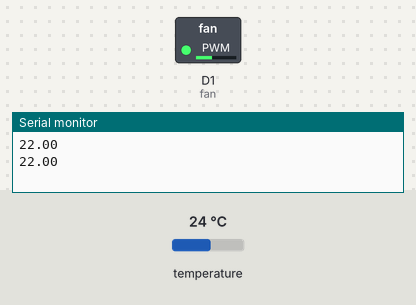
The sketch below on a simulated ESP8266 (NodeMCU). Parts: switched loads named in the sketch (green lamp = pin HIGH), the last lines printed to the serial monitor. The test bench sets the inputs (shaded band); at power-on: temperature 24 °C.

Above: at 2.3 s.
2.4 s: temperature set to 28 °C
At 4.2 s:
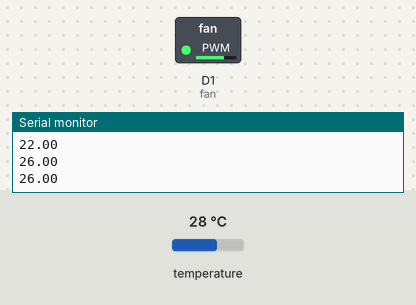
4.5 s: temperature set to 33 °C
At 4.9 s:
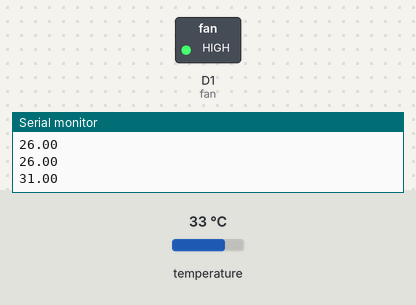
Timing chart, 0 to 7.5 s (numbered marks = the images above; inputs shaded):
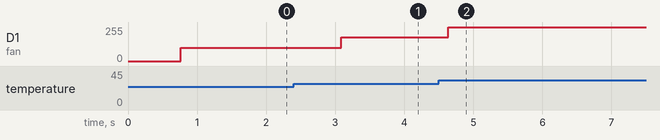

Measured:
- after the input at 2.4 s, D1 (fan): 101/255 → 178/255 after 0.69 s
- after the input at 4.5 s, D1 (fan): 178/255 → 255/255 after 0.14 s

The sketch:

main.ino
```cpp
#include <OneWire.h>
#include <DallasTemperature.h>

OneWire oneWire(D2);
float temp;
int rpm;

DallasTemperature sensors(&oneWire);
//Temp
int fan =D1;

void setup() {
    Serial.begin(9600);
    pinMode(fan, OUTPUT);
}

void loop(void) {
  sensors.requestTemperatures();
  temp = sensors.getTempCByIndex(0)-2;
  Serial.println(temp);
  rpm = map(temp, 20, 30, 255, 1023);

  if(temp < 22){
    rpm = 0;
  }
  if(temp > 30){
    rpm = 1023;
  }
  analogWrite(fan, rpm);
  delay(10); //just here to slow down the output so it is easier to read

}
```
